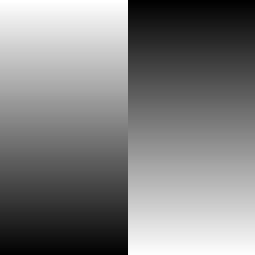
Frame 1 (no input)
Frame 60 (the mouse pressed at the canvas centre just before this capture): identical to frame 1, image omitted
Frame 120 (the mouse held since frame 60 and released just before this capture): identical to frame 1, image omitted

The Processing sketch that drew this single still picture (run headless with seeded random() and noise(); from frame 60 on, the mouse is pressed at the canvas centre):

// Processing sketch: ex2_15_6
// ── ex2_15_6.pde

//PImage img;

void setup() {
  size(255, 255);
}

void draw() {
  loadPixels();

  //for(int x=0; x < width; x ++){
  // for(int y=0; y<height; y ++){
  //  int loc = x + y*width;
  //  float distance = dist(mouseX, mouseY, x, y);
  //  pixels[loc] = color(255-distance);
  // }
  //}

 for (int x = 0; x < width; x ++ ) {
  for (int y = 0; y < height; y ++ ) {
    int loc = x + y * width;
    if (x > width/2) {
      pixels[loc] = color(y);
    } else {
      pixels[loc] = color(255 - y);
    }
  }
}

  updatePixels();
}
